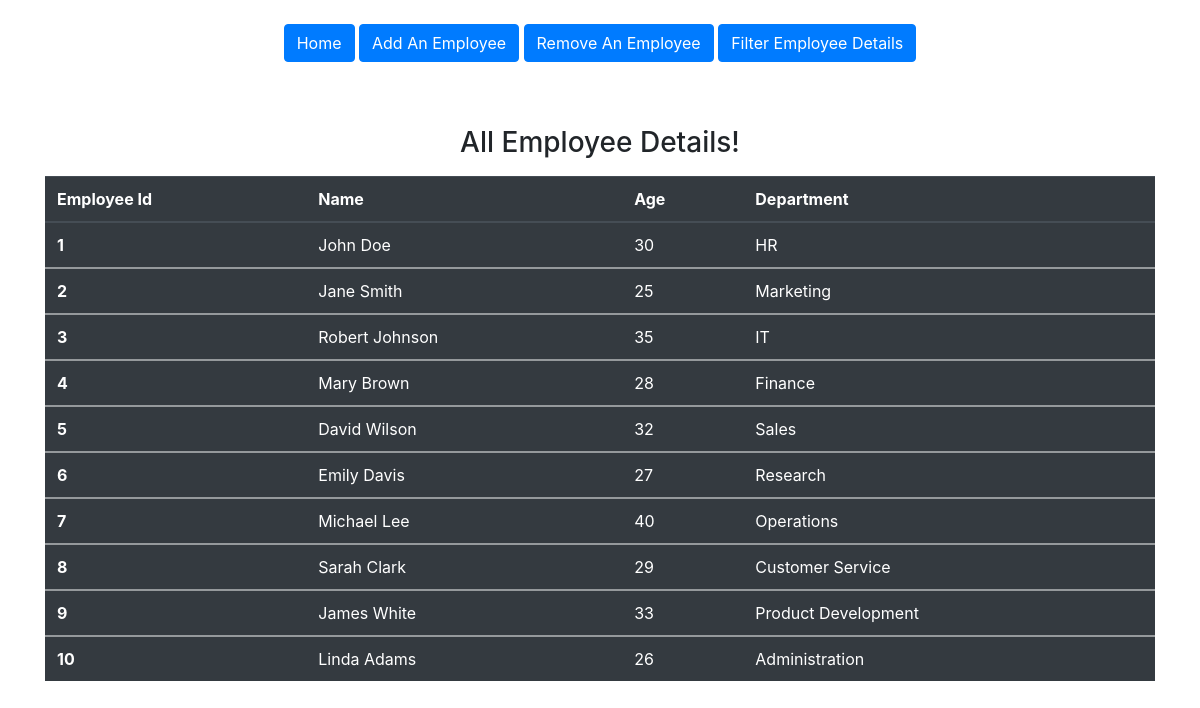
The page /employees on the database its author committed.
### employee_app/models.py (models this page shows, shortened)
class Employee(models.Model):
    employee_id = models.AutoField( editable=False, primary_key=True)
    name = models.CharField(max_length=150)
    age = models.PositiveIntegerField()
    department = models.CharField(max_length=150)
    class Meta:
        verbose_name = 'Employee'
        verbose_name_plural = 'Employees'

### employee_app/views.py (the view)
# urls.py: path('employees',EmployeesView.as_view(), name='get_all_employees' ),
class EmployeesView(View):
    def get(self,request, *args, **kwargs):
        employees = Employee.objects.all()
        context = {
            'employees': employees
        }
        return render(request, 'employees.html', context=context)

### employee_app/templates/employees.html (shortened to what this page needs)
{% extends "base.html" %}
{% block body %}
<div class='container my-4 text-center'>
  <a class="btn btn-primary" href="/" role="button">Home</a>
{% if request.path != '/addemployee' %}
    <a class="btn btn-primary" href="/addemployee" role="button">Add An Employee</a>
{% endif %}
{% if request.path != '/removeemployee' %}
    <a class="btn btn-primary" href="/removeemployee" role="button">Remove An Employee</a>
{% endif %}
{% if request.path != '/searchemployee' %}
    <a class="btn btn-primary" href="/searchemployee" role="button">Filter Employee Details</a>
{% endif %}
</div>
<br>
<div class='container'>
  <h3 class='my-3 text-center'>All Employee Details!</h3>
   <table class="table table-dark">
     <thead>
       <tr>
         <th scope="col">Employee Id</th>
         <th scope="col">Name</th>
         <th scope="col">Age</th>
         <th scope="col">Department</th>
       </tr>
     </thead>
     {% for employee in employees %}
     <tbody>
       <tr>
             <th scope="row">{{employee.employee_id}}</th>
             <td>{{ employee.name }}</td>
             <td>{{ employee.age }}</td>
             <td>{{ employee.department }}</td>
        </tr>
     </tbody>
     {% endfor %}
   </table>
 </div>
{% endblock body %}

### employee_app/templates/base.html (shortened to what this page needs)
<html>
    <head>
        <link rel="stylesheet" href="">
        <link rel="stylesheet" href="https://maxcdn.bootstrapcdn.com/bootstrap/4.5.2/css/bootstrap.min.css">
    </head>
    <body>
        {% block body %}
        {% endblock body %}
    </body>
</html>

### rows shown on the page
Employee: employee_id "1", name "John Doe", age "30", department "HR"
Employee: employee_id "2", name "Jane Smith", age "25", department "Marketing"
Employee: employee_id "3", name "Robert Johnson", age "35", department "IT"
Employee: employee_id "4", name "Mary Brown", age "28", department "Finance"
Employee: employee_id "5", name "David Wilson", age "32", department "Sales"
Employee: employee_id "6", name "Emily Davis", age "27", department "Research"
Employee: employee_id "7", name "Michael Lee", age "40", department "Operations"
Employee: employee_id "8", name "Sarah Clark", age "29", department "Customer Service"
Employee: employee_id "9", name "James White", age "33", department "Product Development"
Employee: employee_id "10", name "Linda Adams", age "26", department "Administration"
